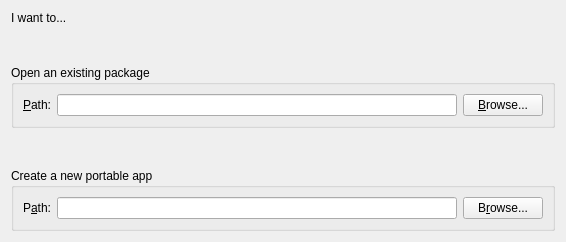
      <widget class="QWidget" name="page_start">
       <layout class="QHBoxLayout" name="horizontalLayout_4">
        <item>
         <spacer name="spacer_4">
          <property name="orientation">
           <enum>Qt::Horizontal</enum>
          </property>
          <property name="sizeHint" stdset="0">
           <size>
            <width>0</width>
            <height>0</height>
           </size>
          </property>
         </spacer>
        </item>
        <item>
         <layout class="QVBoxLayout" name="_2">
          <property name="spacing">
           <number>40</number>
          </property>
          <item>
           <spacer name="spacer">
            <property name="orientation">
             <enum>Qt::Vertical</enum>
            </property>
            <property name="sizeHint" stdset="0">
             <size>
              <width>0</width>
              <height>0</height>
             </size>
            </property>
           </spacer>
          </item>
          <item>
           <widget class="QLabel" name="label">
            <property name="text">
             <string>I want to...</string>
            </property>
            <property name="alignment">
             <set>Qt::AlignLeading|Qt::AlignLeft|Qt::AlignTop</set>
            </property>
           </widget>
          </item>
          <item>
           <widget class="QGroupBox" name="groupBox">
            <property name="title">
             <string>Open an existing package</string>
            </property>
            <layout class="QHBoxLayout" name="horizontalLayout_2">
             <item>
              <widget class="QLabel" name="start_open_label">
               <property name="text">
                <string>&amp;Path:</string>
               </property>
               <property name="buddy">
                <cstring>start_open_package</cstring>
               </property>
              </widget>
             </item>
             <item>
              <widget class="QLineEdit" name="start_open_package">
               <property name="minimumSize">
                <size>
                 <width>400</width>
                 <height>0</height>
                </size>
               </property>
              </widget>
             </item>
             <item>
              <widget class="QPushButton" name="start_open_browse">
               <property name="text">
                <string>&amp;Browse...</string>
               </property>
              </widget>
             </item>
            </layout>
           </widget>
          </item>
          <item>
           <widget class="QGroupBox" name="groupBox_2">
            <property name="title">
             <string>Create a new portable app</string>
            </property>
            <layout class="QHBoxLayout">
             <item>
              <widget class="QLabel" name="start_create_label">
               <property name="text">
                <string>P&amp;ath:</string>
               </property>
               <property name="buddy">
                <cstring>start_create_package</cstring>
               </property>
              </widget>
             </item>
             <item>
              <widget class="QLineEdit" name="start_create_package">
               <property name="minimumSize">
                <size>
                 <width>400</width>
                 <height>0</height>
                </size>
               </property>
              </widget>
             </item>
             <item>
              <widget class="QPushButton" name="start_create_browse">
               <property name="text">
                <string>B&amp;rowse...</string>
               </property>
              </widget>
             </item>
            </layout>
           </widget>
          </item>
          <item>
           <spacer name="spacer_2">
            <property name="orientation">
             <enum>Qt::Vertical</enum>
            </property>
            <property name="sizeHint" stdset="0">
             <size>
              <width>0</width>
              <height>0</height>
             </size>
            </property>
           </spacer>
          </item>
         </layout>
        </item>
        <item>
         <spacer name="spacer_3">
          <property name="orientation">
           <enum>Qt::Horizontal</enum>
          </property>
          <property name="sizeHint" stdset="0">
           <size>
            <width>0</width>
            <height>0</height>
           </size>
          </property>
         </spacer>
        </item>
       </layout>
      </widget>
